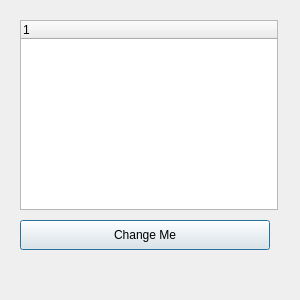
<?xml version="1.0" encoding="UTF-8"?>
<ui version="4.0">
 <class>Dialog</class>
 <widget class="QDialog" name="Dialog">
  <property name="geometry">
   <rect>
    <x>0</x>
    <y>0</y>
    <width>300</width>
    <height>300</height>
   </rect>
  </property>
  <property name="minimumSize">
   <size>
    <width>300</width>
    <height>300</height>
   </size>
  </property>
  <property name="maximumSize">
   <size>
    <width>300</width>
    <height>300</height>
   </size>
  </property>
  <property name="windowTitle">
   <string>Dialog</string>
  </property>
  <widget class="QWidget" name="">
   <property name="geometry">
    <rect>
     <x>20</x>
     <y>20</y>
     <width>258</width>
     <height>230</height>
    </rect>
   </property>
   <layout class="QVBoxLayout" name="verticalLayout">
    <property name="spacing">
     <number>10</number>
    </property>
    <item>
     <widget class="QTreeWidget" name="treeWidget"/>
    </item>
    <item>
     <widget class="QPushButton" name="pushButton">
      <property name="minimumSize">
       <size>
        <width>250</width>
        <height>30</height>
       </size>
      </property>
      <property name="maximumSize">
       <size>
        <width>250</width>
        <height>30</height>
       </size>
      </property>
      <property name="text">
       <string>Change Me</string>
      </property>
     </widget>
    </item>
   </layout>
  </widget>
 </widget>
 <resources/>
 <connections/>
</ui>
